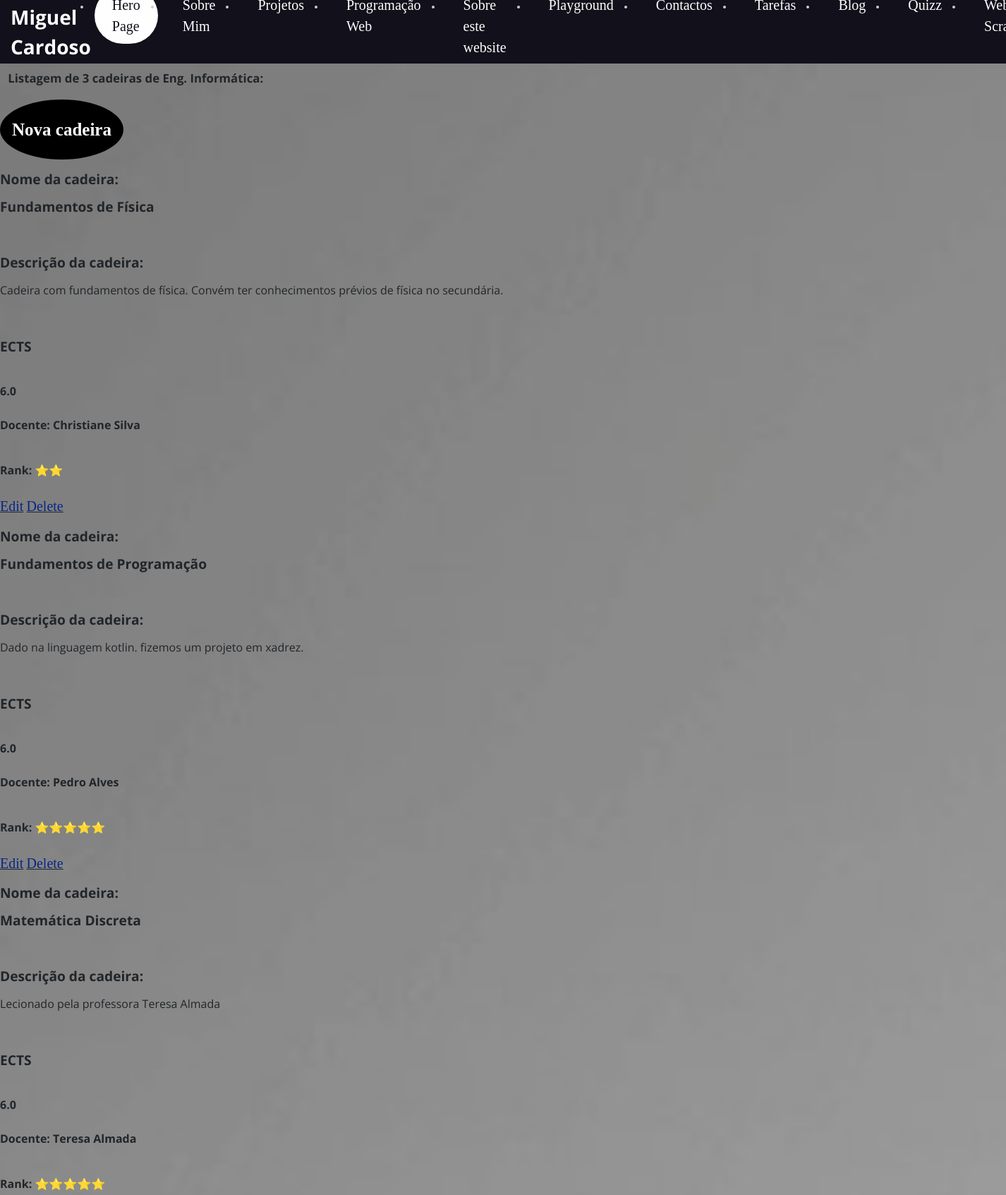
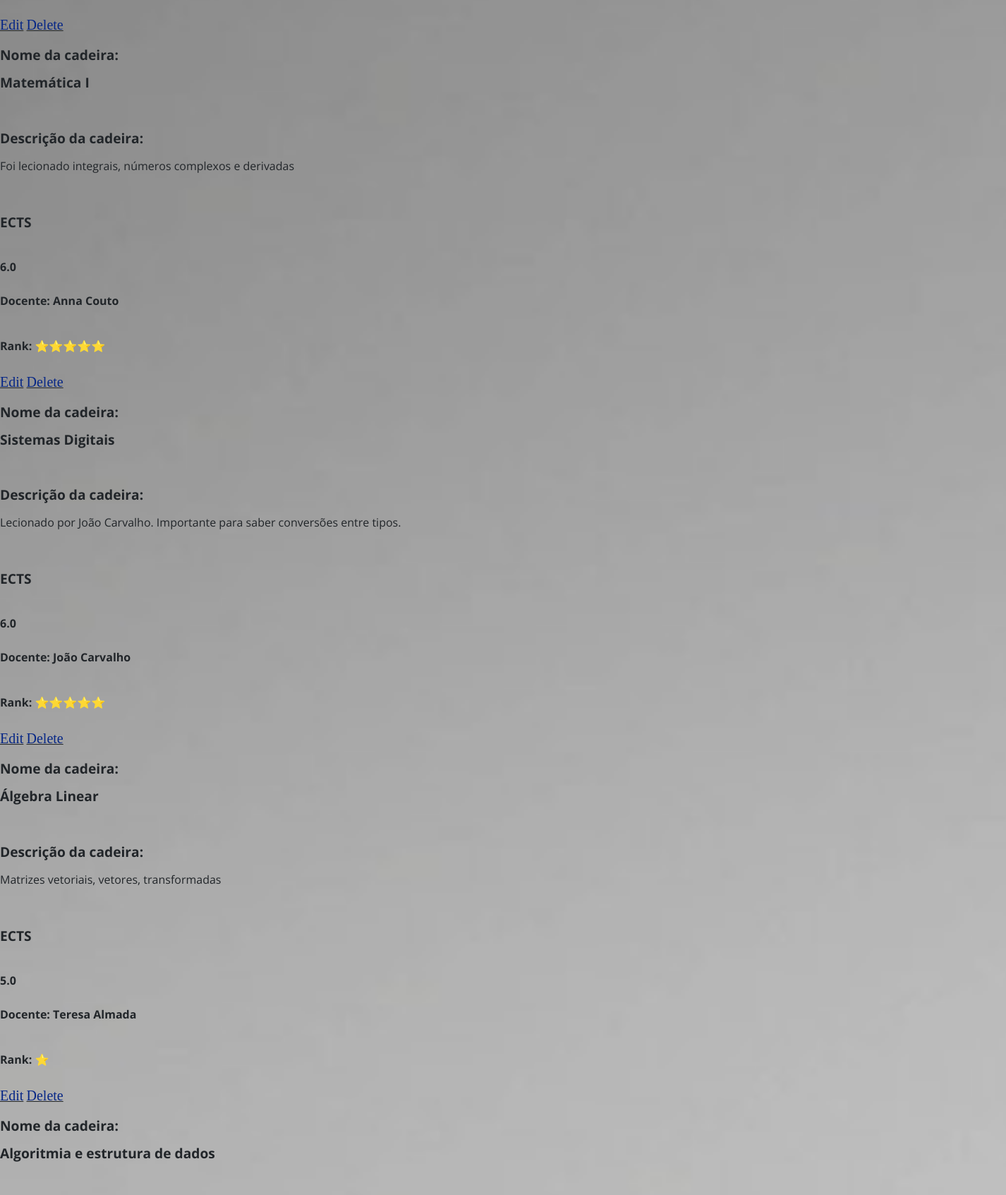
/portfolio/licenciatura (upper part), run on the app's committed database (2 pictures, top to bottom).
### portfolio/models.py (models this page shows, shortened)
class CadeiraV2(models.Model):
    nome = models.CharField(max_length=55)
    descricao = models.TextField(max_length=300)
    ects = models.FloatField(default=5.0)
    ranking = models.IntegerField(default=4)
    professor = models.ForeignKey(ProfessorV2, on_delete=models.CASCADE)

class ProfessorV2(models.Model):
    nome = models.CharField(max_length=55)
    def __str__(self):
        return self.nome

### portfolio/views.py (the view)
# urls.py: path('licenciatura', views.licenciatura_view, name='licenciatura'),
def licenciatura_view(request):
    cadeiras = CadeiraV2.objects.all()
    context = {
        'cadeiras': cadeiras,
    }
    return render(request, 'portfolio/licenciatura.html', context)

### portfolio/templates/portfolio/licenciatura.html (shortened to what this page needs)
{% extends 'portfolio/layout.html' %}
{% block main %}
<h1>Listagem de 3 cadeiras de Eng. Informática:</h1>
<div class="btn-novaCadeira">
    <a href="{% url 'portfolio:novaCadeira' %}">
        <button> Nova cadeira</button>
    </a>
</div>
{% for cadeira in cadeiras %}
<div>
    <h2>Nome da cadeira:</h2>
    <h2>{{ cadeira.nome }}</h2>
    <br>
    <h2>Descrição da cadeira:</h2>
    <p>
        {{ cadeira.descricao }}
    </p>
    <br>
    <h2>ECTS</h2>
    <p>
        <br>
        <b>
            {{cadeira.ects}}
        </b>
        <br>
        <br>
        <b>
            Docente: {{ cadeira.professor}}
        </b>
        <br><br>
    </p>
    {% if cadeira.ranking <= 0 %} <b>Rank:</b> 👎🏻
        {% elif cadeira.ranking == 1 %}
        <b>Rank:</b> ⭐
        {% elif cadeira.ranking == 2 %}
        <b>Rank:</b> ⭐⭐
        {% elif cadeira.ranking == 3 %}
        <b>Rank:</b> ⭐⭐⭐
        {% elif cadeira.ranking == 4 %}
        <b>Rank:</b> ⭐⭐⭐⭐
        {% elif cadeira.ranking == 5 %}
        <b>Rank:</b> ⭐⭐⭐⭐⭐
        {% elif cadeira.ranking > 5 %}
        <b>Rank:</b> ⭐⭐⭐⭐⭐
        {% endif %}
        <br><br>
        <u><a href="{% url 'portfolio:editarCadeira' cadeira.id %}">Edit</a></u>
        <u><a href="{% url 'portfolio:apagarCadeira' cadeira.id %}">Delete</a></u>
</div>
{% endfor %}
{% load static %}
<link rel="stylesheet" href="{% static 'portfolio/css/licenciatura.css' %}">
{% endblock %}

### portfolio/static/portfolio/css/styles.css (style rules this page uses)
* { box-sizing: border-box; margin: 0; padding: 0; font-family: 'Open Sans', sans-serif; }
h1 { display: block; font-size: 1.05em; margin-top: 0.67em; margin-bottom: 0.67em; margin-left: 0.67em; margin-right: 0; font-weight: bold; }
h2 { display: block; font-size: 1.2em; margin-top: 0.83em; margin-bottom: 0.83em; margin-left: 0; margin-right: 0; font-weight: bold; }
a { font-family: Libre Baskerville, serif; font-weight: 500; font-size: 20px; color: #072786; text-decoration: none; }
li, button { font-family: Libre Baskerville, serif; font-weight: 500; font-size: 15px; color: #cdcdcf; text-decoration: none; }
.btn-novaCadeira { margin-top: 20px; }
.btn-novaCadeira a { text-decoration: none; }
.btn-novaCadeira button { color: white; cursor: pointer; font-weight: bold; font-size: 36px; border-radius: 50%; border-style: solid; border-width: 2px; background-color: black; height: 50px; width: 50px; }

### portfolio/static/portfolio/css/licenciatura.css (style rules this page uses)
.btn-novaCadeira { margin-top: 20px; }
.btn-novaCadeira a { text-decoration: none; }
.btn-novaCadeira button { color: white; cursor: pointer; font-weight: bold; font-size: 25px; border-radius: 50%; border-style: solid; border-width: 2px; background-color: black; height: 85px; width: 175px; }

### data on the page
CadeiraV2: nome "Fundamentos de Física", descricao "Cadeira com fundamentos de física. Convém ter conhecimentos prévios de física no secundária.", ects "6.0", professor "Christiane Silva", shows "Rank:"
CadeiraV2: nome "Fundamentos de Programação", descricao "Dado na linguagem kotlin. fizemos um projeto em xadrez.", ects "6.0", professor "Pedro Alves", shows "Rank:"
CadeiraV2: nome "Matemática Discreta", descricao "Lecionado pela professora Teresa Almada", ects "6.0", professor "Teresa Almada", shows "Rank:"
CadeiraV2: nome "Matemática I", descricao "Foi lecionado integrais, números complexos e derivadas", ects "6.0", professor "Anna Couto", shows "Rank:"
CadeiraV2: nome "Sistemas Digitais", descricao "Lecionado por João Carvalho. Importante para saber conversões entre tipos.", ects "6.0", professor "João Carvalho", shows "Rank:"
CadeiraV2: nome "Álgebra Linear", descricao "Matrizes vetoriais, vetores, transformadas", ects "5.0", professor "Teresa Almada", shows "Rank:"
CadeiraV2: nome "Algoritmia e estrutura de dados"
